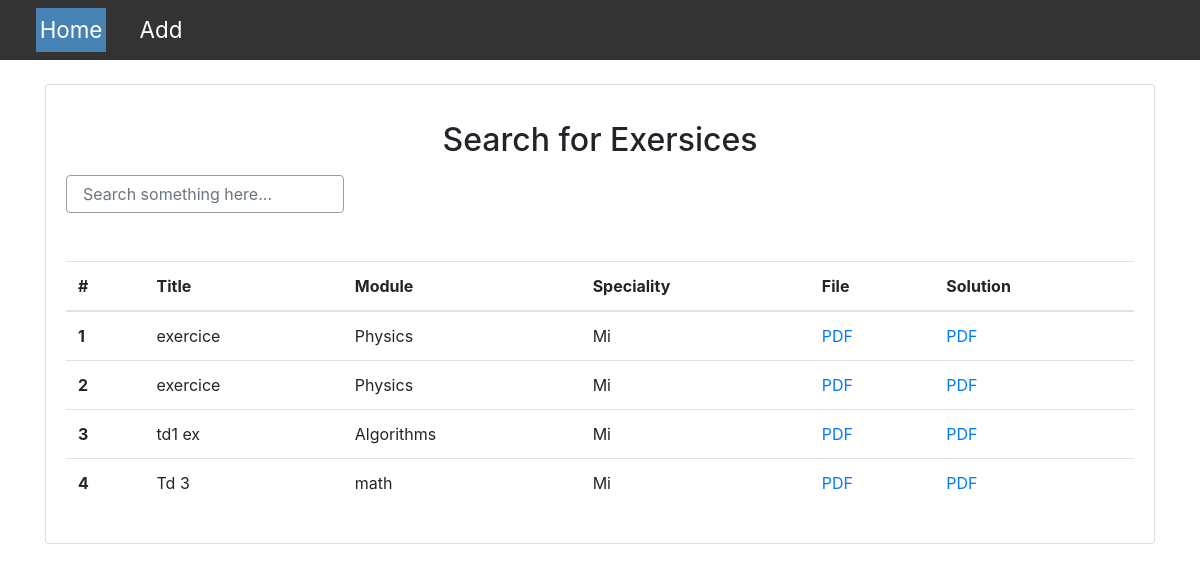
The page /exers/ on the database as committed earlier.
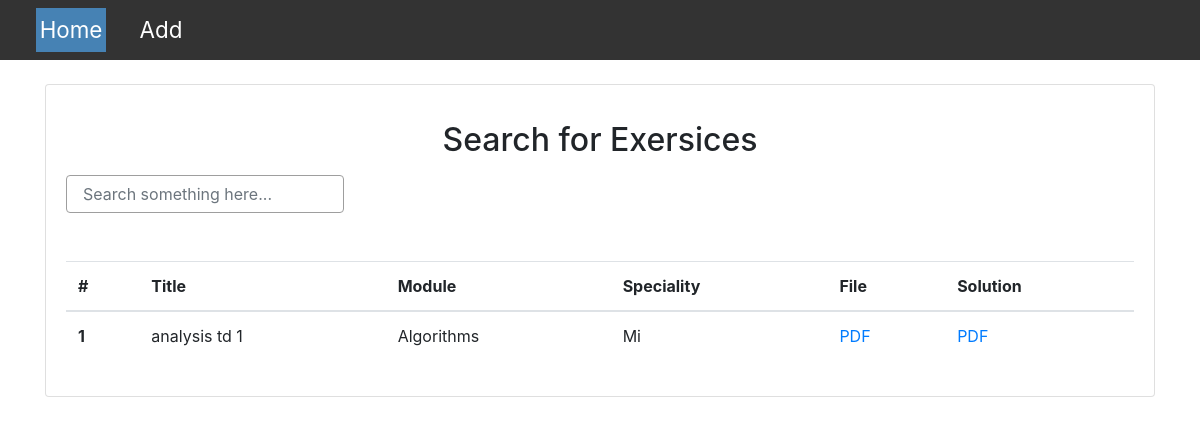
The same page on the database as committed later.
### exers/models.py (models this page shows, shortened)
class Exer(models.Model):
    name = models.CharField(max_length=150)
    date = models.DateTimeField(auto_now_add=True)
    ex_file = models.FileField(upload_to=namer,null=True)
    sou_file = models.FileField(upload_to=namer,null=True)
    user = models.ForeignKey(User,on_delete=models.CASCADE,null=True)
    likes = models.IntegerField(default=0)
    speciality = models.ForeignKey('Speciality',on_delete=models.CASCADE)
    solution = models.BooleanField(default=True)
    subject = models.ForeignKey('Subject',on_delete=models.CASCADE)
    subject_name = models.CharField(max_length=100,blank=True,null=True)
    class Meta:
        verbose_name = ("exer")
        verbose_name_plural = ("exers")

class Subject(models.Model):
    name = models.CharField(max_length=100)
    date = models.DateTimeField(auto_now_add=True)
    def __str__(self):
        return self.name

class Speciality(models.Model):
    name = models.CharField(max_length=100)
    date = models.DateTimeField(auto_now_add=True)
    def __str__(self):
        return self.name

### exers/views.py (the view)
# urls.py: 2. Add a URL to urlpatterns:  path('', views.home, name='home')
def home(request):
    context = {}
    exercises = Exer.objects.all()
    context['exercises'] = exercises
    return render(request,'exers/home.html', context)

### templates/exers/home.html (shortened to what this page needs)
{% extends 'base.html' %}
{% load static %}
{% block links %}
<link rel='stylesheet' href='{% static "css/home.css" %}'>
<link rel="stylesheet" href="https://cdn.jsdelivr.net/npm/bootstrap@4.6.1/dist/css/bootstrap.min.css">
{% endblock links %}
{% block body %}
<div class="">
    <main>
        <div class="container mt-4">
            <div class="card mb-4">
                <div class="card-body">
                    <div class="row">
                        <div class="col-md-12">
                            <h2 class="pt-3 pb-2 text-center font-bold font-up deep-purple-text">Search for Exersices</h2>
                            <div class="input-group md-form form-sm form-2 pl-0">
                                <form action='{% url "exers:search" %}' method="get"> {% csrf_token %}
                                <input class="form-control my-0 py-1 pl-3 purple-border" type="text" placeholder="Search something here..." aria-label="Search" name="q">
                                </form>
                            </div>
                        </div>
                    </div>
                    <table class="table table-hover mt-5">
                        <thead>
                            <tr class="table">
                                <th>#</th>
                                <th>Title</th>
                                <th>Module</th>
                                <th>Speciality</th>
                                <th>File</th>
                                <th>Solution</th>
                            </tr>
                        </thead>
                        <tbody>
                            {% for exercise in exercises %}
                                <tr>
                                    <th scope="row">{{ exercise.id }}</th>
                                    <td>{{ exercise.name }}</td>
                                    <td>{{ exercise.subject }}</td>
                                    <td>{{ exercise.speciality }}</td>
                                    <td><a href='{{ exercise.ex_file }}'>PDF</a></td>
                                    <td><a href='{{ exercise.sou_file }}'>PDF</a></td>
                                </tr>
                            {% endfor %}
                        </tbody>
                    </table>
                </div>
            </div>
        </div>
    </main>
</div>
{% endblock body %}

### templates/base.html (shortened to what this page needs)
{% load static %}
<!DOCTYPE html>
<head>
    <link rel='stylesheet' href='{% static "css/main.css" %}'>
        {% block links %}
        {% endblock links %}
</head>
<body>
    <div class="navbar">
        <nav class='main__nav'>
          <ul>
            <li  class="menu__item active"><a href="{%  url 'exers:home'  %}">Home</a></li>
            <li  class="menu__item"><a href="{% url 'exers:add'  %}">Add</a></li>
          </ul>
        </nav>
      </div>
{% block body %}
{% endblock body %}
</body>
</html>

### static/css/main.css (style rules this page uses)
* { margin:0; padding: 0; box-sizing: border-box; }
.navbar { height: 60px; width: 100%; background-color: #333; display: flex; align-items: center; }
.main__nav { width: 1; padding: 0 20px; height: 100%; }
.main__nav ul { display: flex; list-style: none; gap: 20px; height: 100%; }
.menu__item a { color: white; display: flex; font-size: 1.4rem; text-decoration: none; height: 100%; width: 70px; align-items: center; justify-content: center; transition: all 0.4s ease; }
.menu__item.active { background-color: steelblue; }

### static/css/home.css (style rules this page uses)
a { text-decoration: none; }
.input-group.md-form.form-sm.form-2 input { border: 1px solid #bdbdbd; border-top-left-radius: 0.25rem; border-bottom-left-radius: 0.25rem; }
.input-group.md-form.form-sm.form-2 input.purple-border { border: 1px solid #9e9e9e; }

Rows that differ between the two databases and show on the page:
removed Exer: id "2", name "exercice", subject "Physics", speciality "Mi"
removed Exer: id "3", name "td1 ex", subject "Algorithms", speciality "Mi"
removed Exer: id "4", name "Td 3", subject "math", speciality "Mi"
changed Exer "Mi": name "exercice" → "analysis td 1"; subject "Physics" → "Algorithms"
